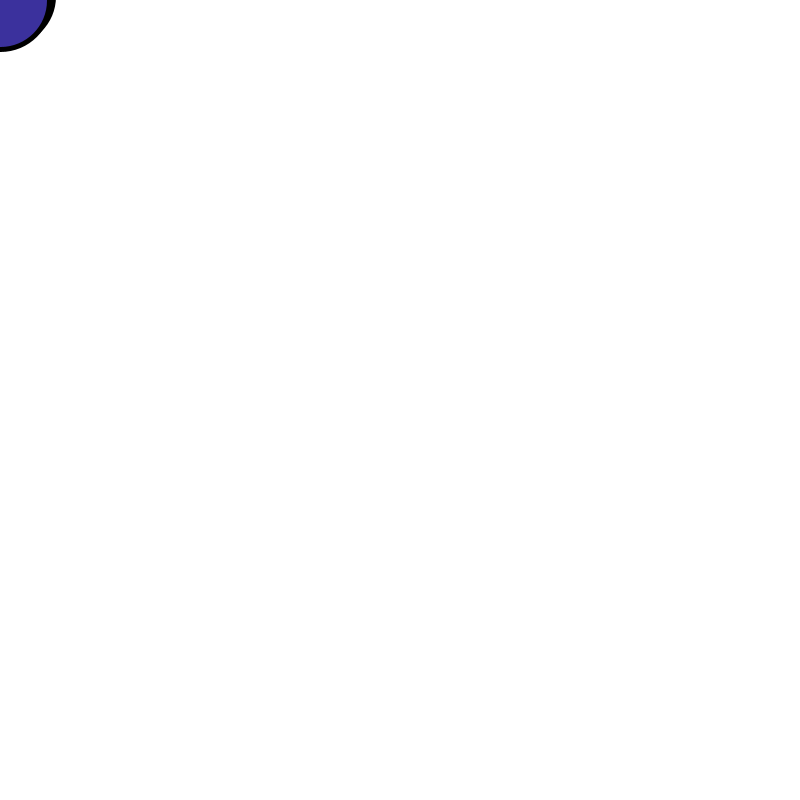
Frame 1 (no input)
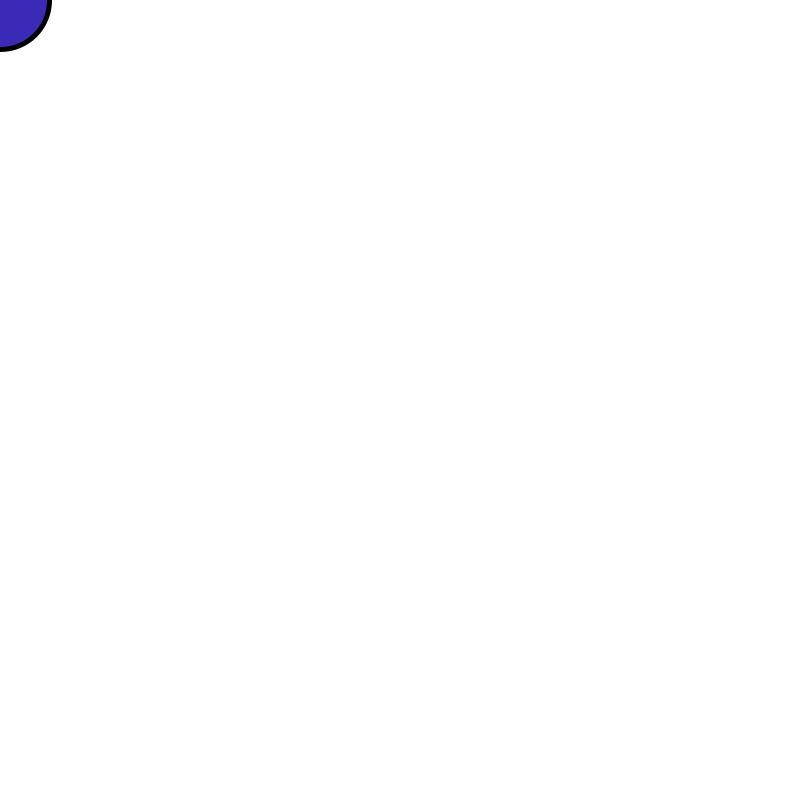
Frame 60 (the mouse pressed at the canvas centre just before this capture)
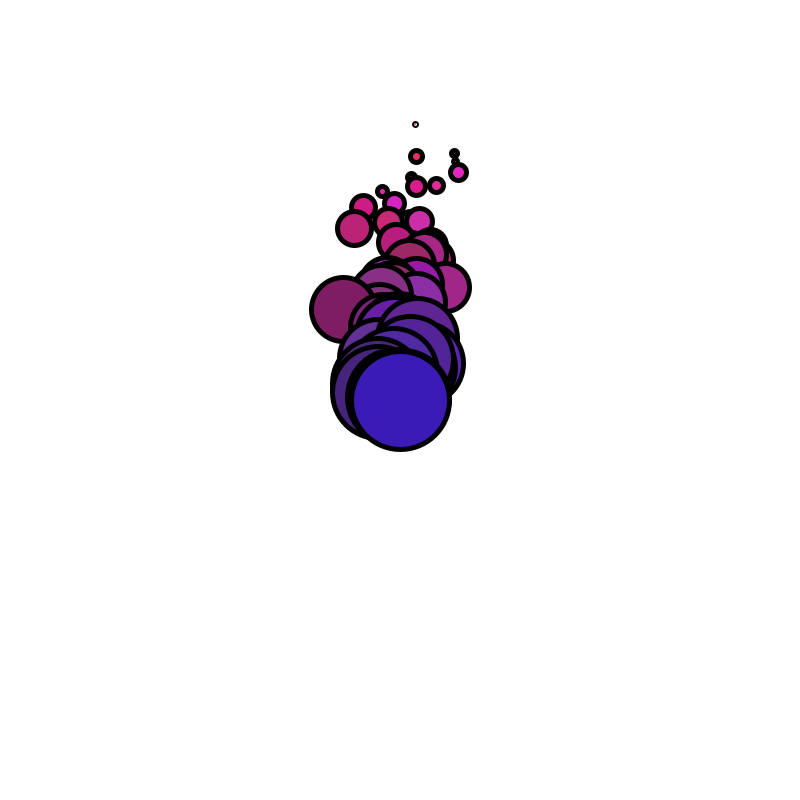
Frame 120 (the mouse held since frame 60 and released just before this capture)

The Processing sketch that drew these frames (run headless with seeded random() and noise(); from frame 60 on, the mouse is pressed at the canvas centre):

// Processing sketch: processing_165725
// ── processing_165725.pde

float[] xpos = new float[50];
float[] ypos = new float[50];

void setup(){
  size(800,800);
  smooth();
 
  for(int i = 0; i < 50; i++){
    xpos[i] = 0;
    ypos[i] = 0;
  }
  //noCursor();
}
 
void draw(){
  background(255);
  for(int i = 0; i < 49; i++){
    xpos[i] = xpos[i+1]-random(-10,10);
    ypos[i] = ypos[i+1]-random(10);
  }
 
  xpos[xpos.length-1] = mouseX;
  ypos[ypos.length-1] = mouseY;
 
  for(int i = 0; i < 50; i++){
    strokeWeight(5);
    stroke(0);
    fill(255-i*4,random(25,50),random(100,200));
    ellipse(xpos[i], ypos[i], i*2, i*2);
  }
}
